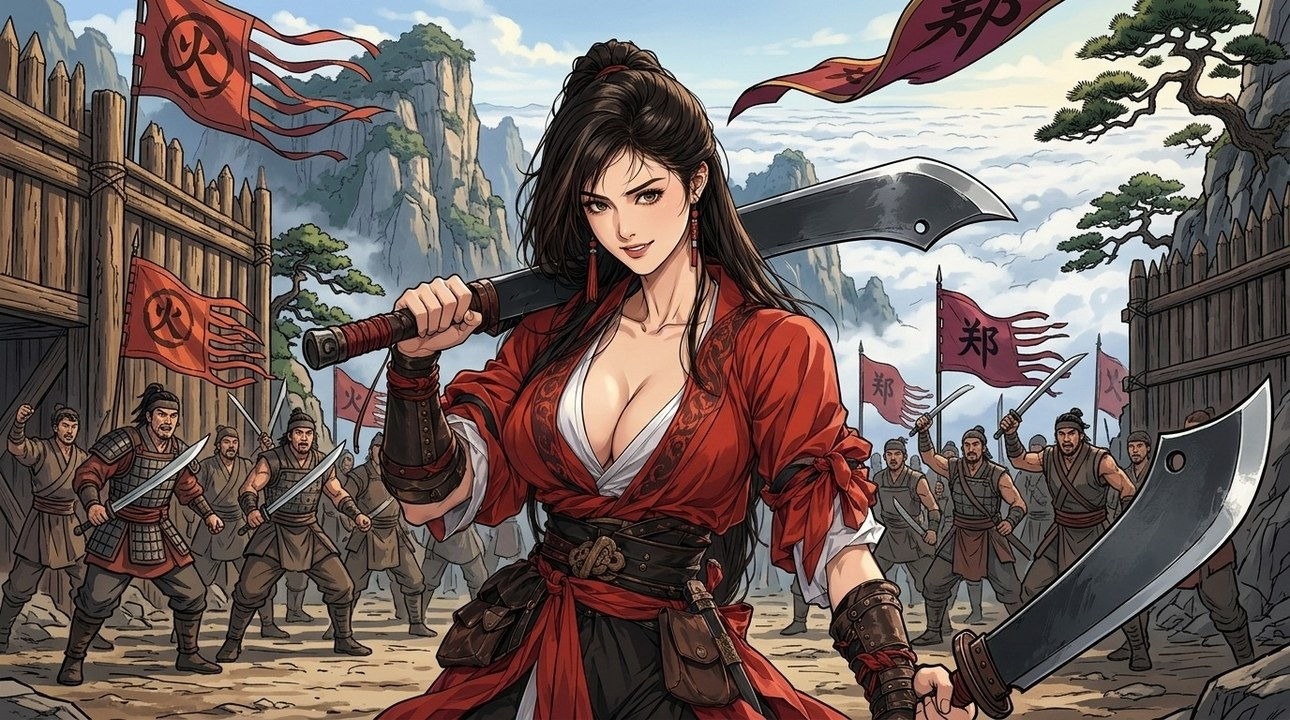
#> input picture godot/data/art/battle/bh_zhenghao.jpg, 1290 x 720 px
$ python prep_art.py ../godot/data/art/battle/bh_zhenghao.jpg out.png
#> lines starting #> are read from the running program, lines starting #| are printed output that depends on the picture
"""Prepare a generated illustration for a card: cut off a title band at the top and pad the canvas with
the paper colour, so the figure can be framed smaller inside a portrait card window.

Normally you don't run this by hand: give the art.json entry a "prep" block and `sanguo-art` does it.
    "danyang": {"src": "processed/danyang_card.jpg",
                "prep": {"from": "source/soldiers/danyang.jpg", "cut_top": 0.15, "figure": 0.70}, ...}

By hand:
    python tools/prep_art.py <in.jpg> <out.jpg> [--cut-top 0.15] [--figure 0.70]

--cut-top  fraction of the image height to remove from the top (the title text)
--figure   how much of the card height the figure should fill (smaller = smaller figure)

The original file is never modified. Padding uses the paper colour of the image's own top / bottom edge,
feathered into it so there is no seam.
"""
import argparse
from pathlib import Path

import numpy as np
from PIL import Image


def prep(src: Path, dst: Path, cut_top: float = 0.15, figure: float = 0.70) -> tuple[int, int]:
#> called with cut_top = 0.15, figure = 0.7
    im = Image.open(src).convert("RGB")
#> im is the input picture: PIL image 1290x720 RGB; mean R, G, B 113.6, 99.7, 95.4
    w, h = im.size
    body = np.asarray(im.crop((0, int(h * cut_top), w, h))).astype(float)
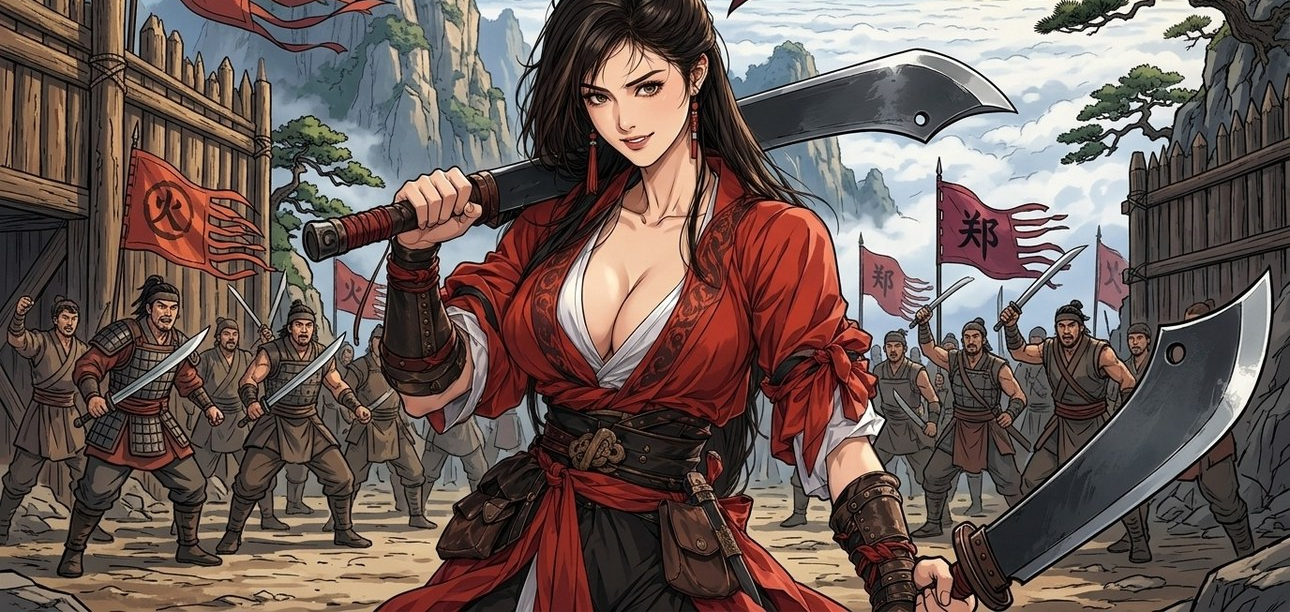
#> body: shape (612, 1290, 3) float64; mean R, G, B 107.9, 91.8, 86.7
    bh = body.shape[0]
    # the figure spans roughly the remaining height; pad so it fills `figure` of the new canvas
    target_h = int(bh / figure)
    top_pad = (target_h - bh) // 2
    # pad with the paper colour of each edge (per column, so a vignette carries on), then feather the seam
    top_row = body[:12].mean(axis=0)
#> top_row = 1290 rows, first 8: [72, 54.08, 43.08], [75.92, 58.42, 46.08], [82, 63.5, 51.5], [86.83, 67.58, 54.08], [90.75, 70.5, 56.42], [95.33, 74, 58.25], [99.25, 76.67, 59.92], [102.1, 78.5, 60.5]
    bot_row = body[-12:].mean(axis=0)
#> bot_row = 1290 rows, first 8: [70.83, 68.83, 69.83], [70.5, 68.5, 69.5], [70.42, 68.42, 69.42], [70.17, 68.17, 69.17], [70.17, 68.17, 69.17], [69.83, 67.83, 68.83], [69.83, 67.83, 68.83], [69.5, 67.5, 68.5]
    canvas = np.empty((target_h, w, 3))
    canvas[:top_pad] = top_row
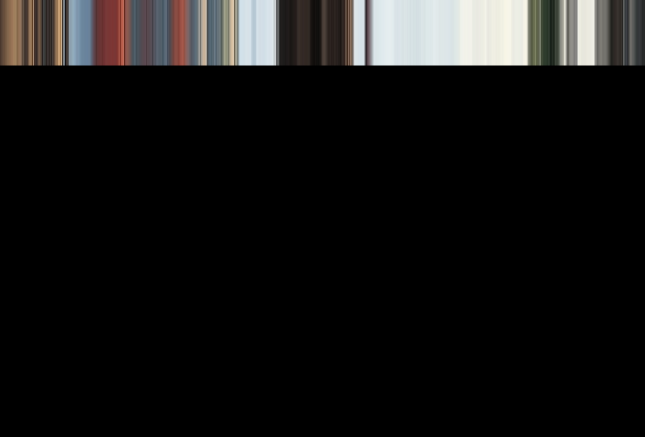
#> canvas: shape (874, 1290, 3) float64 (shown at 1/2 size); mean of channels 0, 1, 2 20.9, 20.2, 19.7; drawn as R, G, B
    canvas[top_pad + bh:] = bot_row
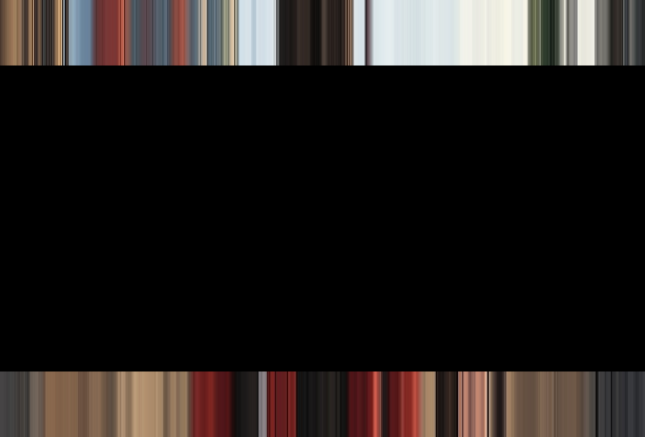
#> canvas: shape (874, 1290, 3) float64 (shown at 1/2 size); mean of channels 0, 1, 2 35.6, 30.6, 28.6; drawn as R, G, B
    canvas[top_pad:top_pad + bh] = body
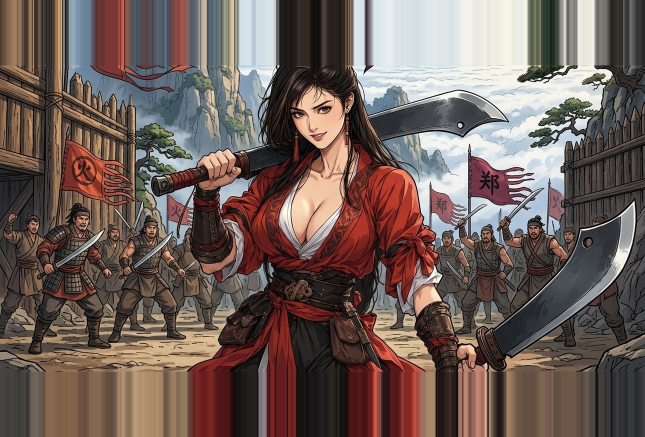
#> canvas: shape (874, 1290, 3) float64 (shown at 1/2 size); mean of channels 0, 1, 2 111.2, 94.9, 89.3; drawn as R, G, B
    feather = 60
    for i in range(feather):
        t = i / feather
        canvas[top_pad + i] = canvas[top_pad + i] * t + top_row * (1 - t)
        canvas[top_pad + bh - 1 - i] = canvas[top_pad + bh - 1 - i] * t + bot_row * (1 - t)
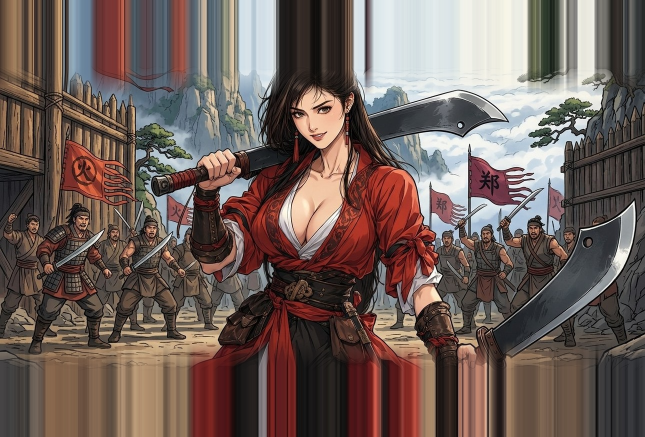
#> canvas: shape (874, 1290, 3) float64 (shown at 1/2 size); mean of channels 0, 1, 2 111, 94.6, 89.1; drawn as R, G, B
    dst.parent.mkdir(parents=True, exist_ok=True)
    out = Image.fromarray(canvas.clip(0, 255).astype(np.uint8))
    out.save(dst, quality=92)
    return out.size


def main() -> None:
    ap = argparse.ArgumentParser()
    ap.add_argument("src")
    ap.add_argument("dst")
    ap.add_argument("--cut-top", type=float, default=0.15)
    ap.add_argument("--figure", type=float, default=0.70)
    args = ap.parse_args()
    size = prep(Path(args.src), Path(args.dst), args.cut_top, args.figure)
    print(f"{args.dst}: {size}")
#| out.png: (1290, 874)


if __name__ == "__main__":
    main()

$ run again, on godot/data/art/battle/c4_langqi.jpg
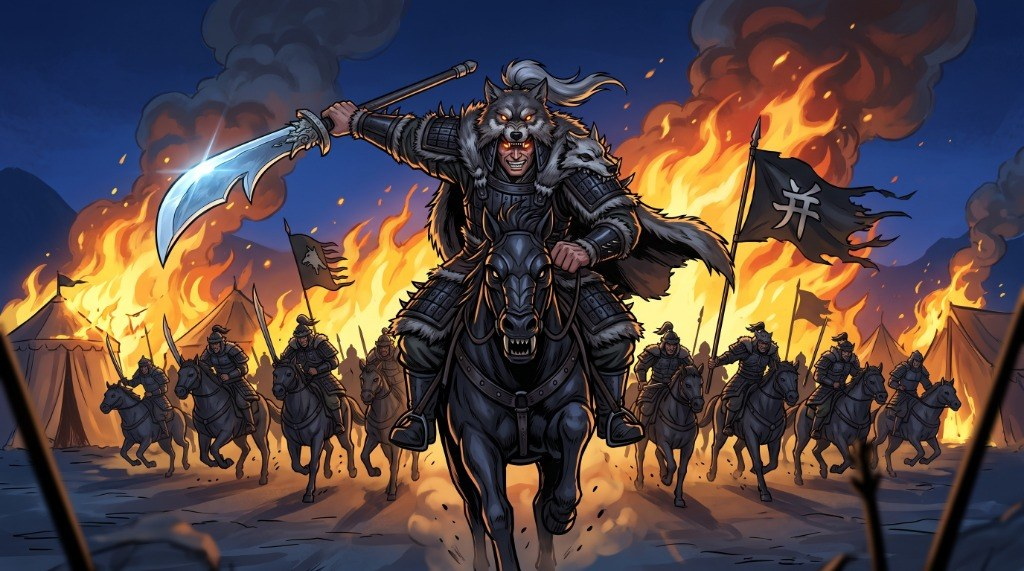
#> input picture godot/data/art/battle/c4_langqi.jpg, 1024 x 571 px
#> in prep, im is the input picture: PIL image 1024x571 RGB; mean R, G, B 85.5, 70, 68.2
#> in prep, `body = np.asarray(im.crop((0, int(h * cut_top), w, h))).astype(float)`:
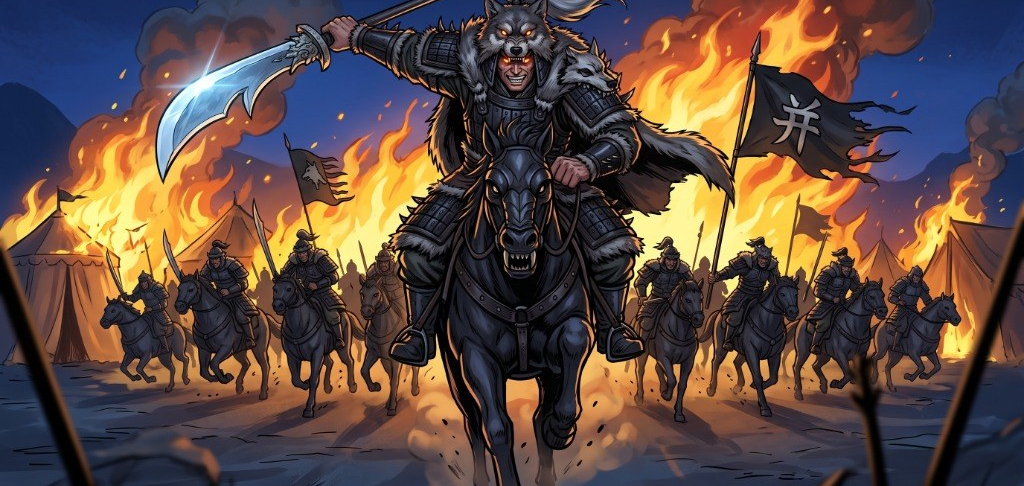
#> body: shape (486, 1024, 3) float64; mean R, G, B 93.8, 74.7, 67.4
#> top_row = 1024 rows, first 8: [20.42, 40.75, 90.42], [20.5, 40.83, 90.5], [21, 41, 90.83], [21.08, 41.08, 90.92], [21.25, 40.75, 90.83], [20.92, 40.42, 90.5], [20.33, 39.83, 89.92], [20.17, 39.67, 89.75]
#> bot_row = 1024 rows, first 8: [40.33, 55.42, 84.17], [40.25, 55.33, 84.08], [40.25, 55.33, 84.08], [40, 55.08, 83.83], [39.83, 54.92, 83.67], [39.5, 54.58, 83.33], [39.33, 54.42, 83.17], [39.33, 54.42, 83.17]
#> after the loop in prep, `for i in range(feather):`:
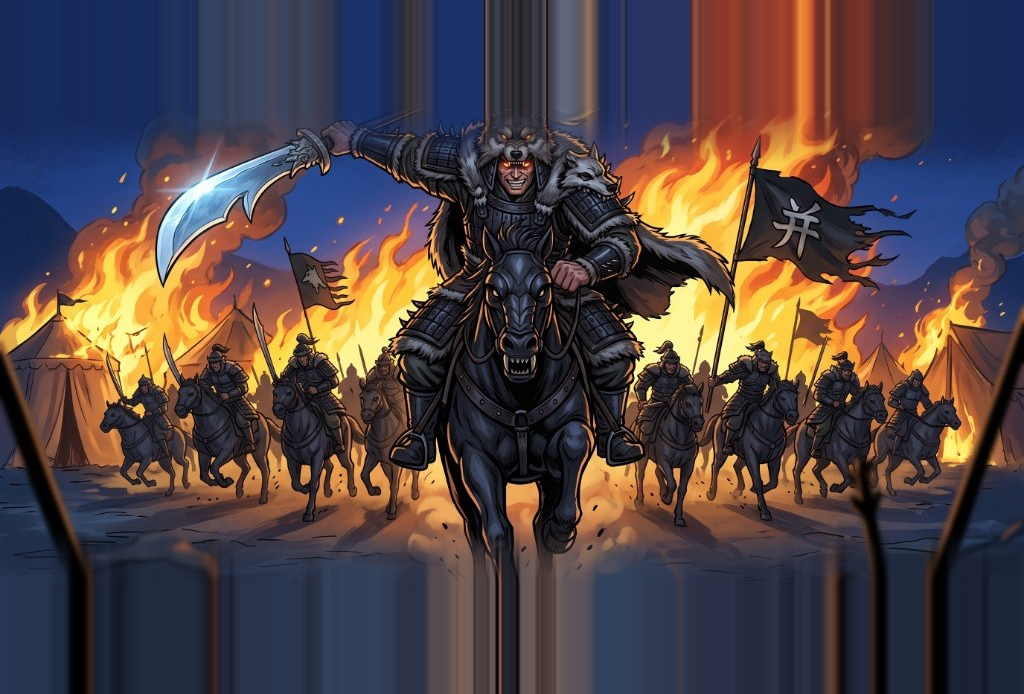
#> canvas: shape (694, 1024, 3) float64; mean of channels 0, 1, 2 80.5, 67.5, 69.2; drawn as R, G, B
#| out.png: (1024, 694)

$ run again, on godot/data/art/battle/c4_lvbu.jpg
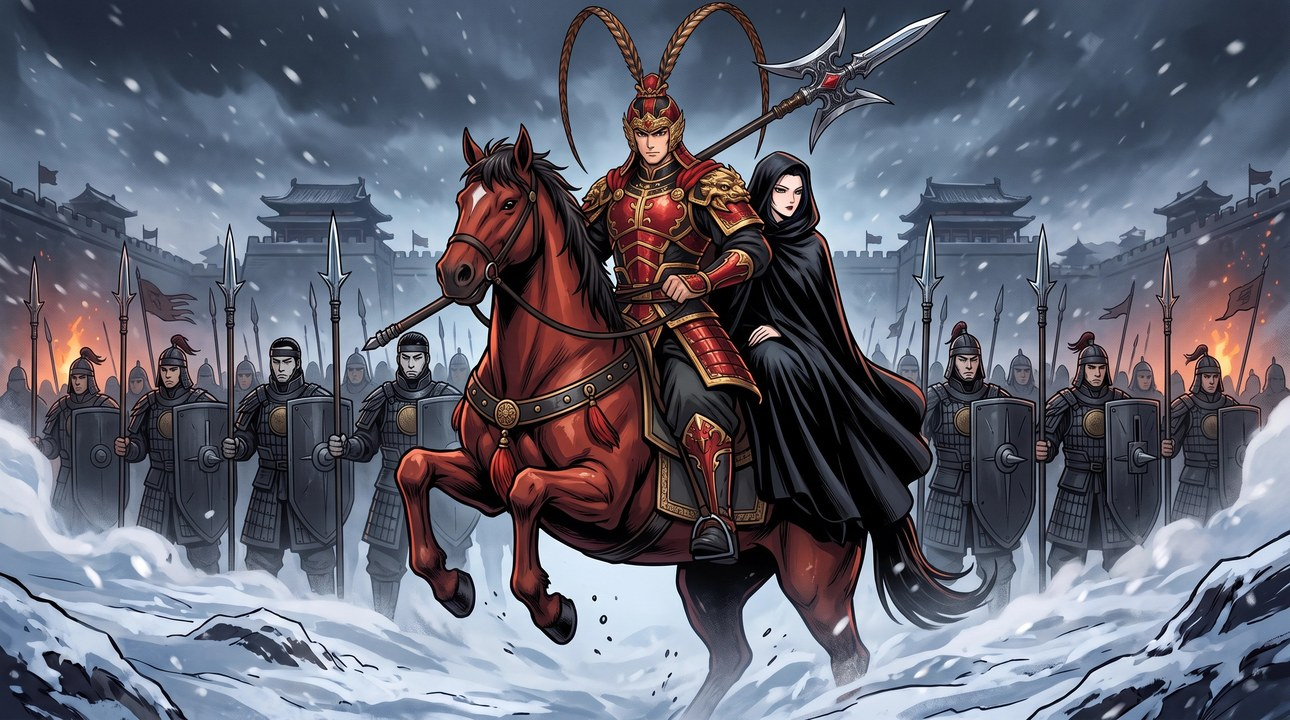
#> input picture godot/data/art/battle/c4_lvbu.jpg, 1290 x 720 px
#> in prep, im is the input picture: PIL image 1290x720 RGB; mean R, G, B 97.4, 99.7, 113.5
#> in prep, `body = np.asarray(im.crop((0, int(h * cut_top), w, h))).astype(float)`:
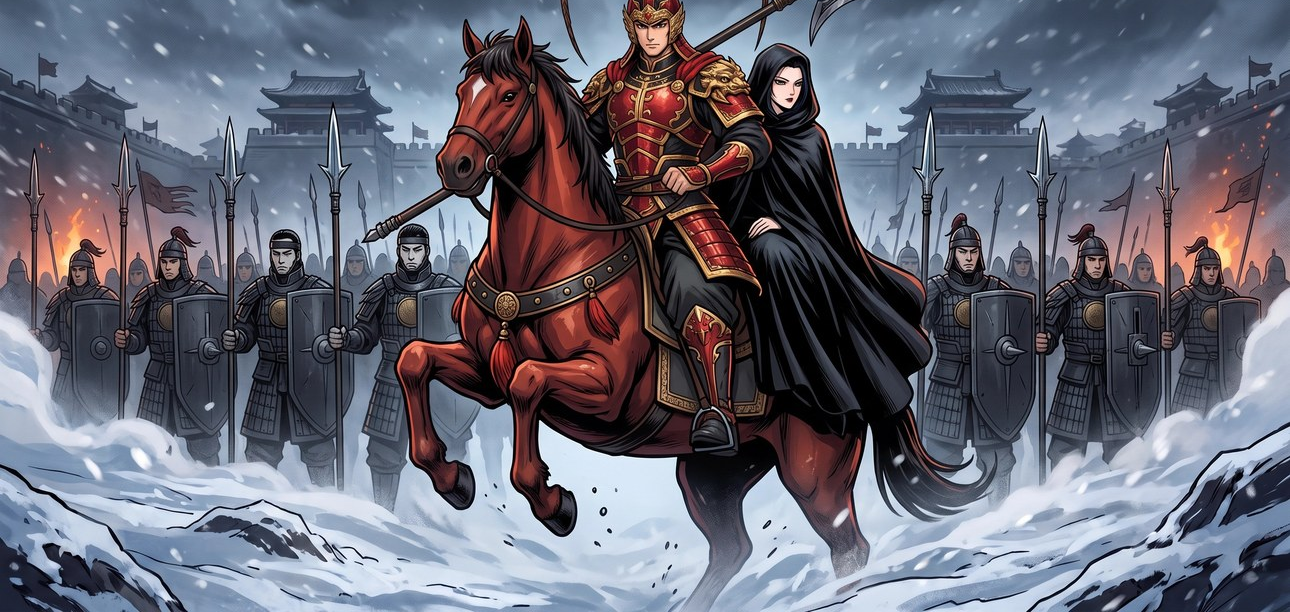
#> body: shape (612, 1290, 3) float64; mean R, G, B 103.5, 104.2, 117.2
#> top_row = 1290 rows, first 8: [73, 89.33, 111.3], [72.17, 88.5, 110.5], [71.25, 87.58, 109.6], [70.75, 87.08, 109.1], [70.83, 87.17, 109.2], [70.83, 87.17, 109.2], [70.5, 86.83, 108.8], [70, 86.33, 108.3]
#> bot_row = 1290 rows, first 8: [30.17, 35.17, 54.83], [29.92, 34.92, 54.58], [30.08, 35.08, 54.75], [30.17, 35.17, 54.83], [30.17, 35.17, 54.83], [30.08, 35.08, 54.75], [29.92, 34.92, 54.58], [29.5, 34.5, 54.17]
#> after the loop in prep, `for i in range(feather):`:
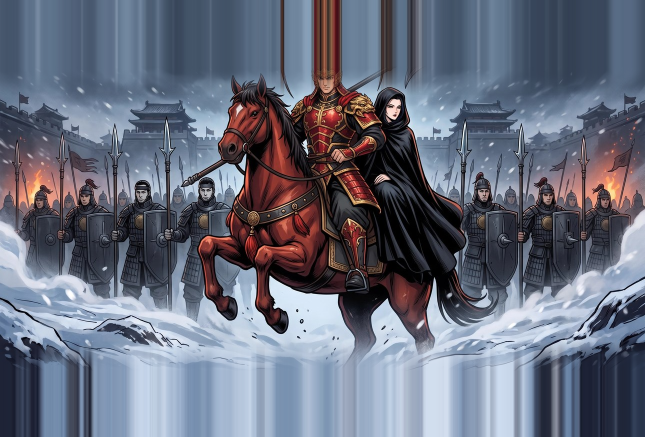
#> canvas: shape (874, 1290, 3) float64 (shown at 1/2 size); mean of channels 0, 1, 2 103.6, 108.6, 124.4; drawn as R, G, B
#| out.png: (1290, 874)

$ run again, on godot/data/art/battle/c6_lijue.jpg
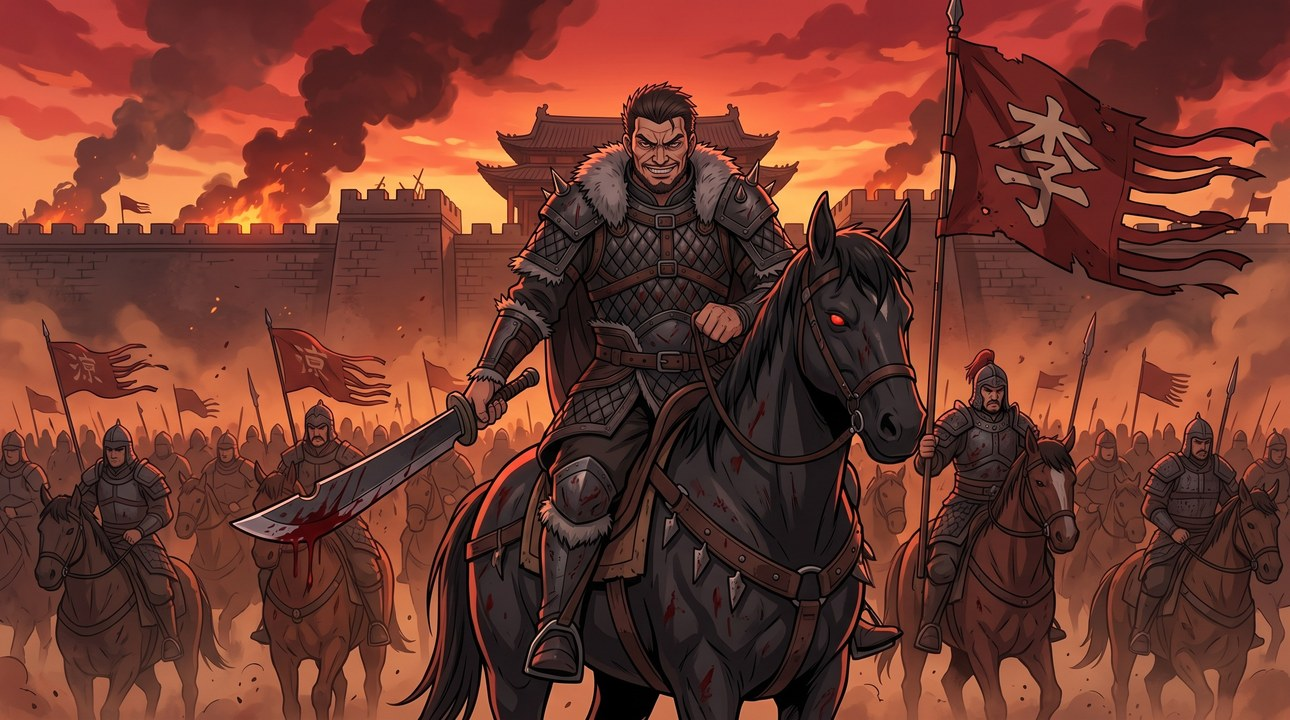
#> input picture godot/data/art/battle/c6_lijue.jpg, 1290 x 720 px
#> in prep, im is the input picture: PIL image 1290x720 RGB; mean R, G, B 114.1, 57.5, 45.7
#> in prep, `body = np.asarray(im.crop((0, int(h * cut_top), w, h))).astype(float)`:
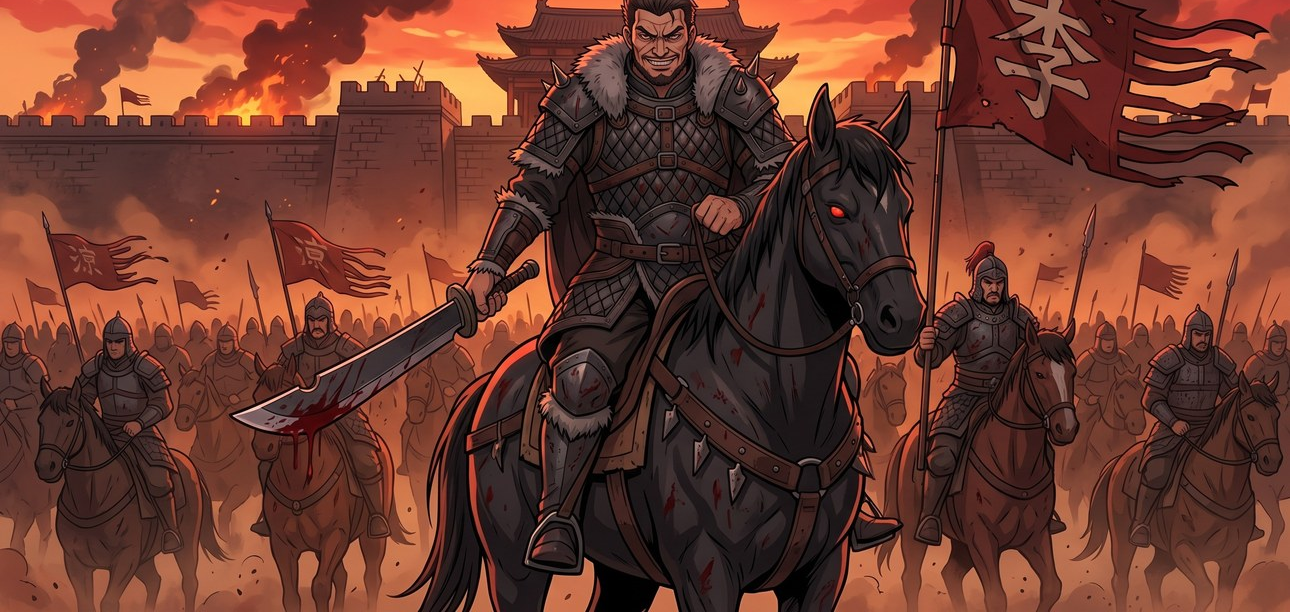
#> body: shape (612, 1290, 3) float64; mean R, G, B 108.2, 58.3, 45.6
#> top_row = 1290 rows, first 8: [217.3, 87.33, 65.25], [217.5, 87.67, 64.83], [217.8, 87.08, 65.08], [217.8, 86.5, 64.33], [217.6, 85.83, 64.92], [217.2, 84.83, 64.08], [217.3, 84, 64], [217, 83.42, 63.17]
#> bot_row = 1290 rows, first 8: [153.7, 83.08, 61.08], [152.5, 82.25, 60.17], [151.5, 80.92, 59.25], [150.7, 80.42, 58.67], [150.1, 79.5, 58.33], [149.3, 79, 57.75], [148.9, 78.08, 57.58], [148.1, 77.25, 56.75]
#> after the loop in prep, `for i in range(feather):`:
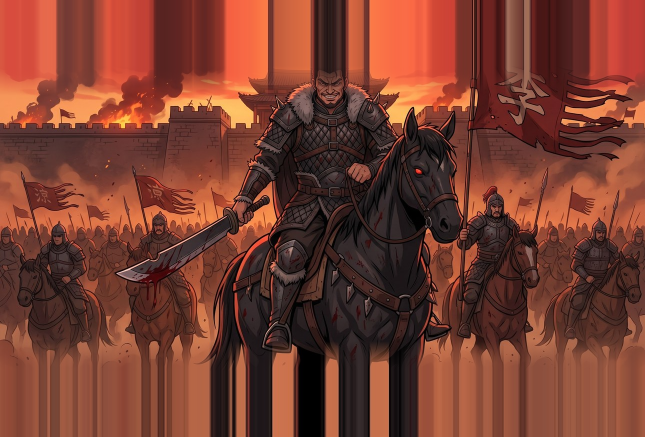
#> canvas: shape (874, 1290, 3) float64 (shown at 1/2 size); mean of channels 0, 1, 2 119.9, 61.8, 47.8; drawn as R, G, B
#| out.png: (1290, 874)
